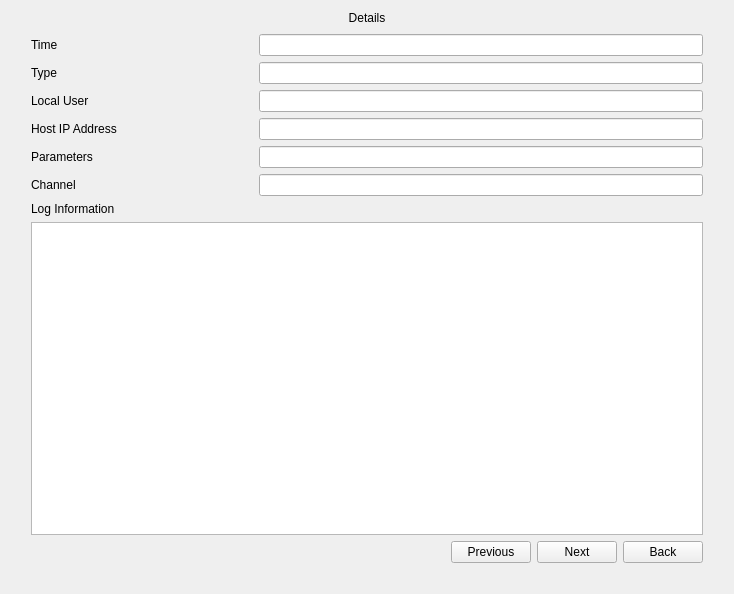
<?xml version="1.0" encoding="UTF-8"?>
<ui version="4.0">
 <class>LogDetail</class>
 <widget class="QWidget" name="LogDetail">
  <property name="geometry">
   <rect>
    <x>0</x>
    <y>0</y>
    <width>734</width>
    <height>594</height>
   </rect>
  </property>
  <property name="windowTitle">
   <string>Dialog</string>
  </property>
  <layout class="QVBoxLayout" name="verticalLayout">
   <property name="spacing">
    <number>0</number>
   </property>
   <item>
    <widget class="QLabel" name="label_title">
     <property name="text">
      <string>Details</string>
     </property>
     <property name="alignment">
      <set>Qt::AlignCenter</set>
     </property>
    </widget>
   </item>
   <item>
    <widget class="QWidget" name="widget_background" native="true">
     <property name="sizePolicy">
      <sizepolicy hsizetype="Preferred" vsizetype="Expanding">
       <horstretch>0</horstretch>
       <verstretch>0</verstretch>
      </sizepolicy>
     </property>
     <layout class="QVBoxLayout" name="verticalLayout_2">
      <property name="leftMargin">
       <number>20</number>
      </property>
      <property name="rightMargin">
       <number>20</number>
      </property>
      <property name="bottomMargin">
       <number>20</number>
      </property>
      <item>
       <layout class="QGridLayout" name="gridLayout">
        <item row="0" column="0">
         <widget class="QLabel" name="label_time">
          <property name="sizePolicy">
           <sizepolicy hsizetype="Preferred" vsizetype="Preferred">
            <horstretch>1</horstretch>
            <verstretch>0</verstretch>
           </sizepolicy>
          </property>
          <property name="text">
           <string>Time</string>
          </property>
         </widget>
        </item>
        <item row="0" column="1">
         <widget class="MyLineEdit" name="lineEdit_time">
          <property name="sizePolicy">
           <sizepolicy hsizetype="Expanding" vsizetype="Fixed">
            <horstretch>2</horstretch>
            <verstretch>0</verstretch>
           </sizepolicy>
          </property>
          <property name="readOnly">
           <bool>true</bool>
          </property>
         </widget>
        </item>
        <item row="1" column="0">
         <widget class="QLabel" name="label_type">
          <property name="text">
           <string>Type</string>
          </property>
         </widget>
        </item>
        <item row="1" column="1">
         <widget class="MyLineEdit" name="lineEdit_type">
          <property name="readOnly">
           <bool>true</bool>
          </property>
         </widget>
        </item>
        <item row="2" column="0">
         <widget class="QLabel" name="label_user">
          <property name="text">
           <string>Local User</string>
          </property>
         </widget>
        </item>
        <item row="2" column="1">
         <widget class="MyLineEdit" name="lineEdit_user">
          <property name="readOnly">
           <bool>true</bool>
          </property>
         </widget>
        </item>
        <item row="3" column="0">
         <widget class="QLabel" name="label_ip">
          <property name="text">
           <string>Host IP Address</string>
          </property>
         </widget>
        </item>
        <item row="3" column="1">
         <widget class="MyLineEdit" name="lineEdit_ip">
          <property name="readOnly">
           <bool>true</bool>
          </property>
         </widget>
        </item>
        <item row="4" column="0">
         <widget class="QLabel" name="label_parameters">
          <property name="text">
           <string>Parameters</string>
          </property>
         </widget>
        </item>
        <item row="4" column="1">
         <widget class="MyLineEdit" name="lineEdit_parameters">
          <property name="readOnly">
           <bool>true</bool>
          </property>
         </widget>
        </item>
        <item row="5" column="0">
         <widget class="QLabel" name="label_number">
          <property name="text">
           <string>Channel</string>
          </property>
         </widget>
        </item>
        <item row="5" column="1">
         <widget class="MyLineEdit" name="lineEdit_number">
          <property name="readOnly">
           <bool>true</bool>
          </property>
         </widget>
        </item>
        <item row="6" column="0">
         <widget class="QLabel" name="label_information">
          <property name="text">
           <string>Log Information</string>
          </property>
         </widget>
        </item>
       </layout>
      </item>
      <item>
       <widget class="QTextEdit" name="textEdit_information">
        <property name="readOnly">
         <bool>true</bool>
        </property>
       </widget>
      </item>
      <item>
       <layout class="QHBoxLayout" name="horizontalLayout">
        <item>
         <spacer name="horizontalSpacer">
          <property name="orientation">
           <enum>Qt::Horizontal</enum>
          </property>
          <property name="sizeHint" stdset="0">
           <size>
            <width>40</width>
            <height>20</height>
           </size>
          </property>
         </spacer>
        </item>
        <item>
         <widget class="QPushButton" name="pushButton_previous">
          <property name="text">
           <string>Previous</string>
          </property>
         </widget>
        </item>
        <item>
         <widget class="QPushButton" name="pushButton_next">
          <property name="text">
           <string>Next</string>
          </property>
         </widget>
        </item>
        <item>
         <widget class="QPushButton" name="pushButton_back">
          <property name="text">
           <string>Back</string>
          </property>
         </widget>
        </item>
       </layout>
      </item>
     </layout>
    </widget>
   </item>
  </layout>
 </widget>
 <customwidgets>
  <customwidget>
   <class>MyLineEdit</class>
   <extends>QLineEdit</extends>
   <header>mylineedit.h</header>
  </customwidget>
 </customwidgets>
 <resources/>
 <connections/>
</ui>
